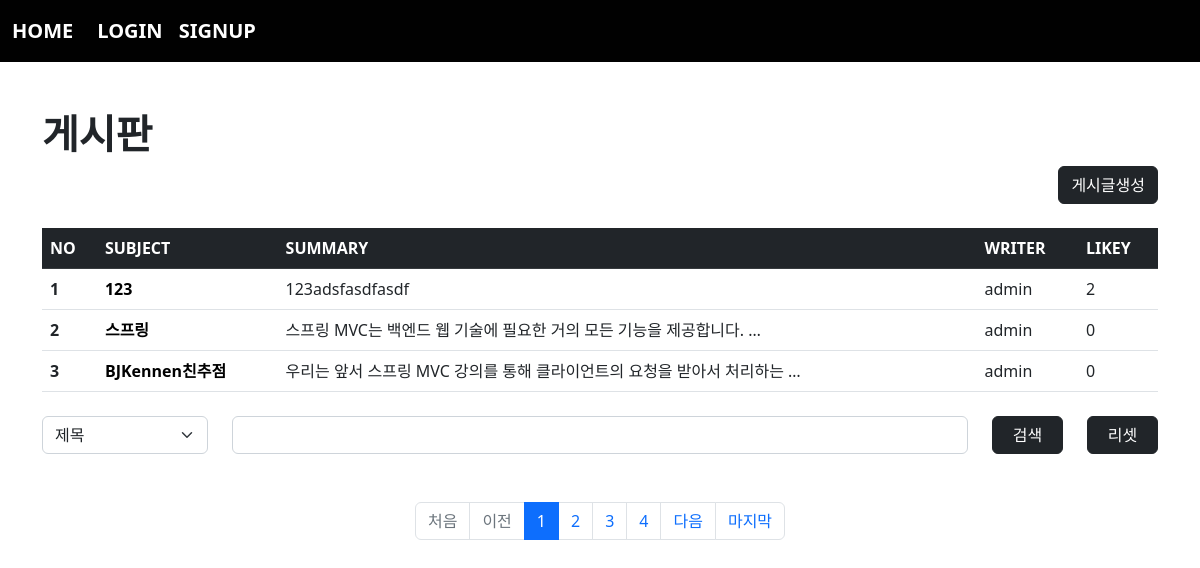
The app's page /board/index/ with its own data.
### board/models.py (models this page shows, shortened)
class Board(models.Model):
    subject = models.CharField(max_length=100)
    writer = models.ForeignKey(User, on_delete=models.CASCADE, related_name="writer")
    content = models.TextField()
    pubdate = models.DateTimeField()
    likey = models.ManyToManyField(User, blank=True, related_name="likey")

### acc/models.py (models this page shows, shortened)
class User(AbstractUser):
    comment= models.TextField()
    point = models.IntegerField(default=0)
    pic = models.ImageField(upload_to="user/%y/%m")

### board/views.py (the view)
# urls.py: path('index/' , views.index, name="index"),
def index(request):
    cate = request.GET.get("cate", "")
    kw = request.GET.get("kw", "")
    pg = request.GET.get("page", 1)
    if kw:
        if cate == "sub":
            b = Board.objects.filter(subject__startswith=kw)
        elif cate == "wri":
            try:
                from acc.models import User
                u = User.objects.get(username=kw)
                b = Board.objects.filter(writer=u)
            except:
                b = Board.objects.none()
        elif cate == "con":
            b = Board.objects.filter(content__contains=kw)
        else:
            b = Board.objects.none()
    else:
        b = Board.objects.all()
    b = b.order_by("-pubdate")
    pag = Paginator(b, 3)
    obj = pag.get_page(pg)
    context = {
        "bset" : obj,
        "cate" : cate,
        "kw" : kw
    }
    return render(request, "board/index.html", context)

### templates/board/index.html (shortened to what this page needs)
{% extends 'base.html' %}
{% block con %}
    {% load mathfilters %}
    <h1><b>게시판</b></h1>
    <div class="text-end">
        <a href="{% url 'board:create' %}" class="btn btn-dark">게시글생성</a>
    </div>
    <table class="table table-hover mt-4">
        <thead>
            <tr class="table-dark">
                <th scope="col">NO</th>
                <th scope="col">SUBJECT</th>
                <th scope="col">SUMMARY</th>
                <th scope="col">WRITER</th>
                <th scope="col">LIKEY</th>
            </tr>
        </thead>
        <tbody>
            {% for i in bset %}
                <tr>
                    <th scope="row">{{ bset.start_index|add:forloop.counter0 }}</th>
                    <td><a class="sub" href="{% url 'board:detail' i.id %}">{{ i.subject }}</a></td>
                    <td>{{ i.content|truncatewords:10 }}</td>
                    <td>{{ i.writer }}</td>
                    <td>{{ i.likey.count }}</td>
                </tr>
            {% endfor %}
        </tbody>
    </table>
    <form>
        <div class="row mt-4">
            <div class="col-sm-2">
                <select name="cate" class="form-select">
                    <option value="sub" {% if cate == 'sub' %} selected {% endif %}>제목</option>
                </select>
            </div>
            <div class="col-sm-8">
                <input type="text" name="kw" value="{{kw}}" class="form-control">
            </div>
            <div class="col-sm-1">
                <button class="btn btn-dark" style="width: 100%;">검색</button>
            </div>
            <div class="col-sm-1">
                <a href="{% url 'board:index' %}" class="btn btn-dark" style="width: 100%;">리셋</a>
            </div>
        </div>
    </form>
    <nav aria-label="Page navigation example" class="mt-5">
        <ul class="pagination justify-content-center">
            {% if bset.has_previous %}
                <li class="page-item"><a class="page-link" href="{% url 'board:index' %}?page=1&cate={{cate}}&kw={{kw}}">처음</a></li>
                <li class="page-item"><a class="page-link" href="{% url 'board:index' %}?page={{bset.previous_page_number}}&cate={{cate}}&kw={{kw}}">이전</a></li>
            {% else %}
                <li class="page-item disabled"><a class="page-link">처음</a></li>
                <li class="page-item disabled"><a class="page-link">이전</a></li>
            {% endif %}
            {% for i in bset.paginator.page_range %}
                {% if bset.number|add:5 >= i and i >= bset.number|sub:4 %}
                    <li class="page-item {% if bset.number == i %}active{% endif %}"><a class="page-link" href="{% url 'board:index' %}?page={{i}}&cate={{cate}}&kw={{kw}}">{{i}}</a></li>
                {% endif %}
            {% endfor %}
            {% if bset.has_next %}
                <li class="page-item"><a class="page-link" href="{% url 'board:index' %}?page={{bset.next_page_number}}&cate={{cate}}&kw={{kw}}">다음</a></li>
                <li class="page-item"><a class="page-link" href="{% url 'board:index' %}?page={{bset.paginator.num_pages}}&cate={{cate}}&kw={{kw}}">마지막</a></li>
            {% else %}
                <li class="page-item disabled"><a class="page-link">다음</a></li>
                <li class="page-item disabled"><a class="page-link">마지막</a></li>
            {% endif %}
        </ul>
    </nav>
{% endblock %}

### templates/board/index.html (style rules this page uses)
.sub { text-decoration: none; color:black; font-weight: bold; }

### records on screen
Board: start_index|add "1", subject "123", content "123adsfasdfasdf", writer "admin", likey.count "2"
Board: start_index|add "2", subject "스프링", content "스프링 MVC는 백엔드 웹 기술에 필요한 거의 모든 기능을 제공합니다. …", writer "admin", likey.count "0"
Board: start_index|add "3", subject "BJKennen친추점", content "우리는 앞서 스프링 MVC 강의를 통해 클라이언트의 요청을 받아서 처리하는 …", writer "admin", likey.count "0"

### other values on screen
{{ i }} "1" "2" "3" "4"
